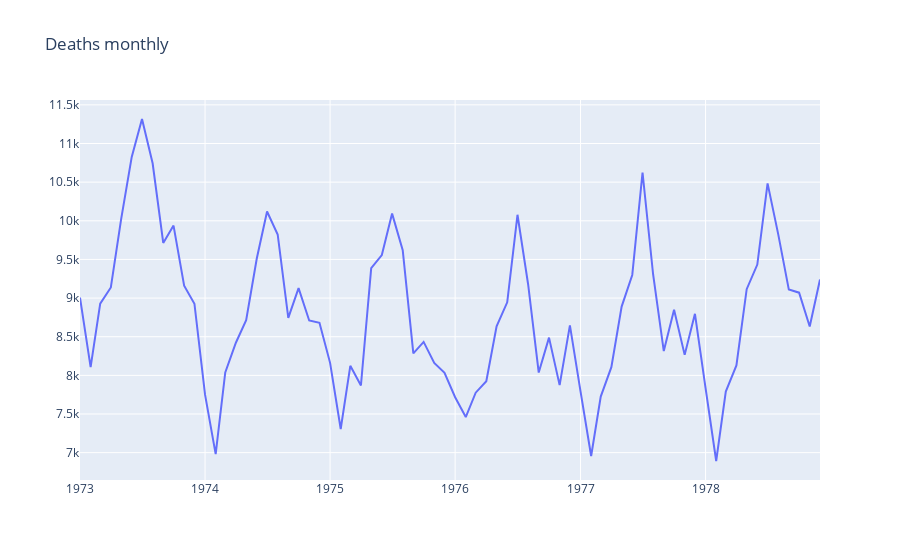

Notebook cell for this chart:
### Code cell
dataset = pd.read_csv('accidental-deaths-in-usa-monthly.csv', index_col=['Month'], parse_dates=['Month'])
plotly_df(dataset, title = "Deaths monthly")
